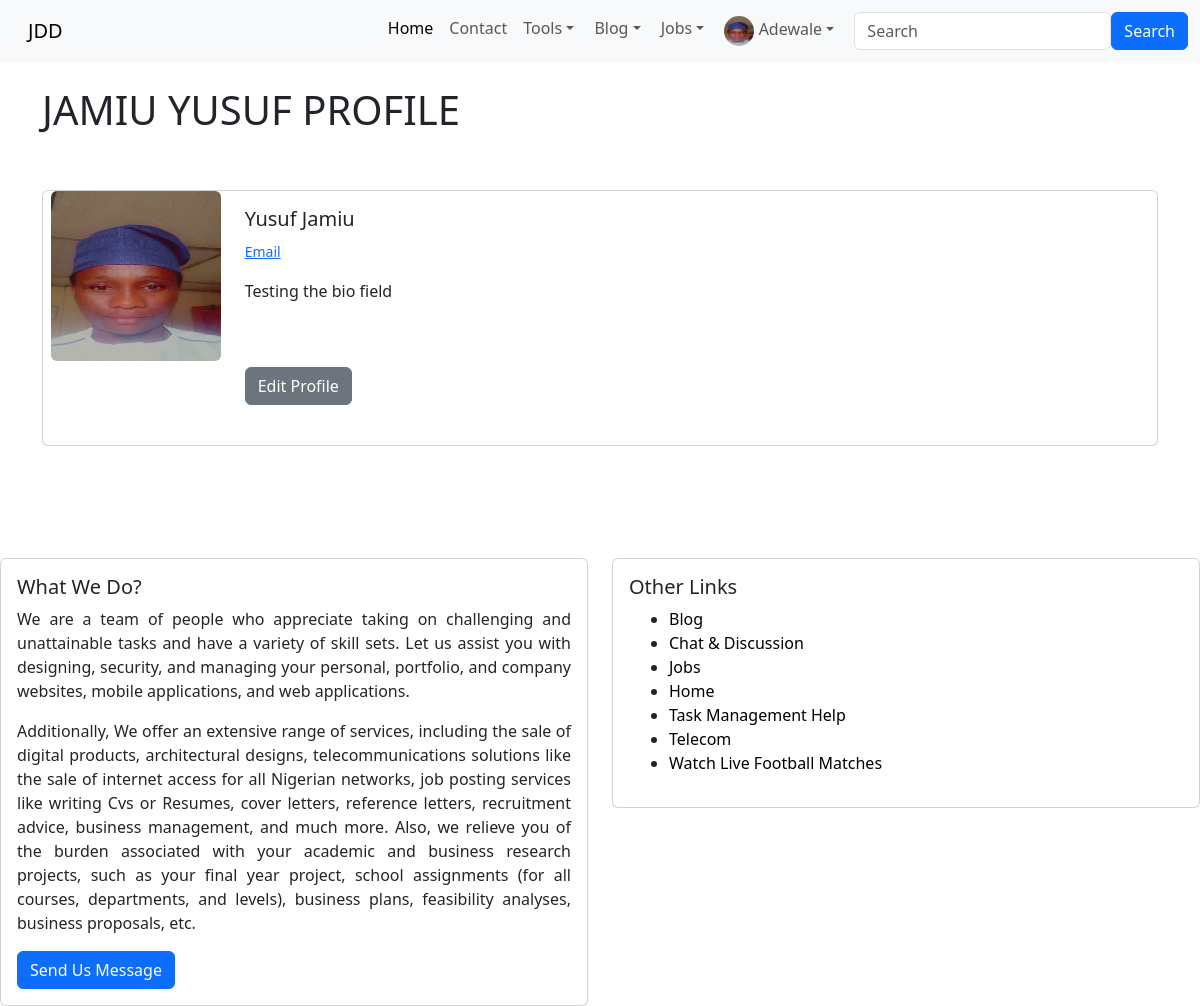
Page /account/9/profile (signed in) on the committed database.
### index/models.py (models this page shows, shortened)
class Profile(models.Model):
    user = models.OneToOneField(User, null=True, on_delete=models.CASCADE)
    bio = RichTextField(blank=True, null=True)
    profile_pic = models.ImageField(null=True, blank=True, upload_to="images/profile/")
    linkedln_url = models.CharField(max_length=255, blank=True, null=True)
    facebook_url =  models.CharField(max_length=255, blank=True, null=True)
    twitter_url= models.CharField(max_length=255, blank=True, null=True)
    instagram_url =  models.CharField(max_length=255, blank=True, null=True)
    whatsapp_url= models.CharField(max_length=255, blank=True, null=True)
    github_url=  models.CharField(max_length=255, blank=True, null=True)
    website_url= models.CharField(max_length=255, blank=True, null=True)
    email_url= models.CharField(max_length=255, blank=True, null=True)

### account/views.py (the view)
# urls.py: path('<int:pk>/profile', ShowUserProfile.as_view(), name='user_profile'),
class ShowUserProfile(DetailView):
    model = Profile
    template_name = 'registration/user_profile.html'
    def get_context_data(self, *args, **kwargs):
        context = super(ShowUserProfile, self).get_context_data(*args, **kwargs)
        page_user = get_object_or_404(Profile, id=self.kwargs['pk'])
        context['page_user'] = page_user
        return context

### account/templates/registration/user_profile.html (shortened to what this page needs)
{% extends 'home/base.html' %}
{% load static %}
{% block body %}
<h1> {{page_user.user.last_name|upper}} {{page_user.user.first_name|upper}} PROFILE</h1> <br><br>
<div class="card mb-3"  >
    <div class="row g-0">
    <div class="col-md-2">
          {% if page_user.profile_pic %}
               <img src="{{ page_user.profile_pic.url }}" class="rounded mx-auto d-block"
               alt="Author profile image" width="170" height="170">
          {% else %}
               <img src="{% static 'images/profile_user_icon.png' %}" class="rounded float-start"
               alt="default profile image" width="170" height="170">
          {% endif %}
    </div>
    <div class="col-md-10">
    <div class="card-body">
         <h5 class="card-title">{{page_user.user.first_name|safe}} {{page_user.user.last_name|safe}}</h5>
         <small  class="fw-lighter">
          {% if page_user.email_url %}
             <a href="mailto: {{page_user.email_url}}" target="_blank">Email</a>
          {% endif %}
         </small>
         <p class="card-text">
              {{page_user.bio |safe}}
              </p>
              <br><br>
              {% if user.profile.id %}
              <a href="{% url 'account:edit_profile_page' user.profile.id %}" class="btn btn-secondary">Edit Profile</a><br><br>
           {% endif %}
    </div>
    </div>
    </div>
</div>
{% endblock %}

### index/templates/home/base.html (shortened to what this page needs)
{% load static %}
{% load humanize %}
<!doctype html>
<html lang="en" >
  <head>
    <link rel="stylesheet" href="https://cdn.jsdelivr.net/npm/bootstrap@5.3.0-alpha3/dist/css/bootstrap.rtl.min.css">
  </head>
  <header>
    <nav class="navbar navbar-expand-lg bg-body-tertiary">
      <div class="container-fluid">
        <a class="navbar-brand" href="{% url 'index:home' %}">JDD</a>
        <div class="collapse navbar-collapse" id="navbarSupportedContent">
          <ul class="navbar-nav me-auto mb-2 mb-lg-0">
            <li class="nav-item">
            <a class="nav-link active" aria-current="page" href="{% url 'index:home' %}">Home</a>
            </li>
            <li class="nav-item">
              <a class="nav-link" href="{% url 'contact:contact' %}">Contact</a>
            </li>
            <li class="nav-item dropdown">
              <a class="nav-link dropdown-toggle" href="#" role="button"
              data-bs-toggle="dropdown" aria-expanded="false">
              Tools
              </a>
            </li>
            {% if user.is_authenticated %}
            <li class="nav-item dropdown">
              <a class="nav-link dropdown-toggle" href="{% url 'index:blog_list' %}" role="button"
              data-bs-toggle="dropdown" aria-expanded="false">
              Blog
              </a>
            </li>
            <li class="nav-item dropdown">
              <a class="nav-link dropdown-toggle" href="{% url 'index:blog_list' %}" role="button"
              data-bs-toggle="dropdown" aria-expanded="false">
               Jobs
              </a>
            </li>
                  <li class="nav-item dropdown">
                    <a class="nav-link dropdown-toggle" href="" role="button"
                    data-bs-toggle="dropdown" aria-expanded="false">
                    {% if user.profile.profile_pic %}
                    <img src="{{ user.profile.profile_pic.url }}" class="rounded-circle" alt="Author profile image" width="30" height="30"> {{ user }}
                    {% else %}
                        <img src="{% static 'images/profile_user_icon.png' %}" class="rounded-circle" alt="Default profile image" width="20" height="20"> {{user}}
                    {% endif %}
                    </a>
                  </li>
            {% endif %}
          </ul>
          {% include 'home/search.html' %}
        </div>
      </div>
    </nav>
  </header>
  <body>
    <div class="container"> <br>
        {% block body %} {% endblock %}
      </div>
  </body>
  <footer>
<br><br><br><br>
    <div class="row">
      <div class="col-sm-6 mb-3 mb-sm-0">
        <div class="card">
          <div class="card-body">
            <h5 class="card-title">What We Do?</h5>
            <p class="card-text" style="text-align: justify;">
              We are a team of people who appreciate taking on challenging and unattainable tasks and have a variety of skill sets.
              Let us assist you with designing, security, and managing your personal, portfolio, and company websites,
              mobile applications, and web applications.
            </p>
            <p style="text-align: justify;">
               Additionally, We offer an extensive range of services, including the sale of digital products, architectural designs, telecommunications solutions
              like the sale of internet access for all Nigerian networks, job posting services like writing Cvs or Resumes,
              cover letters, reference letters, recruitment advice, business management, and much more.
              Also, we relieve you of the burden associated with your academic and business research projects, such
              as your final year project, school assignments (for all courses, departments, and levels), business plans,
              feasibility analyses, business proposals, etc.
            </p>
            <a href="{% url 'contact:contact' %}" class="btn btn-primary">Send Us Message</a>
          </div>
        </div>
      </div>
      <div class="col-sm-6">
        <div class="card">
          <div class="card-body">
            <h5 class="card-title">Other Links</h5>
            <ul>
              <li><a href="{% url 'index:blog_list' %}" class="footer-link">Blog</a></li>
              <li><a href="{% url 'discussion:discuss_list' %}" class="footer-link">Chat & Discussion</a></li>
              <li><a href="{% url 'jobs:job_list' %}" class="footer-link">Jobs</a></li>
              <li><a href="{% url 'index:home' %}" class="footer-link">Home</a></li>
              <li><a href="{% url 'tasks:tasks_list' %}" class="footer-link">Task Management Help</a></li>
              <li ><a  href="{% url 'index:telecom' %}" target='_blank' class="footer-link">Telecom</a></li>
              <li><a href="https://afr.808scoretv.com/" class="footer-link" target="_blank">Watch Live Football Matches</a></li>
            </ul>
          </div>
        </div>
      </div>
    </div>
  </footer>
</html>

### index/templates/home/base.html (style rules this page uses)
.footer-link { text-decoration: none; color: black; }

### rows in the picture
Profile: user.last_name "JAMIU", user.first_name "YUSUF", profile_pic (picture), user.first_name "Yusuf", user.last_name "Jamiu", bio "Testing the bio field"

### other values in the picture
{{ user }} "Adewale"
